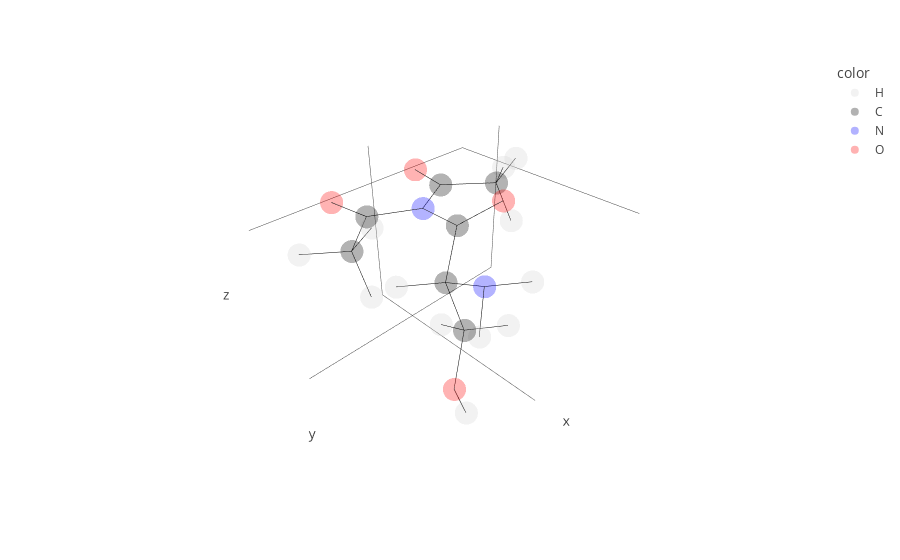

This figure's notebook cell:
### Markdown cell above
The implementation of the `optimize` method is quite rudimentary and does not consider any particulars of the existing conformation. Hence, it may not produce satisfactory results, especially for smaller structures such as our toy example. However, we can set up a more intricate optimization by ourself with not too much extra effort.

The steps are always the same:
- generate a `ResidueGraph` from your molecule to optimize
- make the graph "detailed" 
- choose which bonds within your molecule to rotate around
- generate an environment of your choice from your graph and rotatable bonds
- choose an optimization function and call it on your environment
- apply the solution back to your molecule

### Code cell
from biobuild import optimizers

# generate a residue graph
graph = new.make_residue_graph()
graph.make_detailed(True, True, 0.1)

# choose only the the bond between N1 and C (in serine) to be rotatable
bonds = new.get_bonds("N1", "C")

# let's use the standard "MultiBondRotatron" environment
env = optimizers.MultiBondRotatron(graph, bonds)

# and optimize the geometry using particle-swarm optimization
# we immediately apply the solution to a copy of the molecule
out = optimizers.swarm_optimize(env, molecule=new.copy())

# and check what it looks like
out.show()

### Figure 1 — Plotly figure (JSON) as saved in the notebook; plotly's stock layout.template omitted (floating-point values rounded to 4 significant figures)
{"data": [{"hovertemplate": "<b>%{hovertext}</b><br><br>color=H<br>x=%{x}<br>y=%{y}<br>z=%{z}<extra></extra>", "hovertext": ["H2", "H3", "H4", "H5", "H6", "H7", "H", "H2", "HA", "HB2", "HB3", "HG"], "legendgroup": "H", "marker": {"color": "lightgray", "opacity": 0.3, "symbol": "circle"}, "mode": "markers", "name": "H", "scene": "scene", "showlegend": true, "type": "scatter3d", "x": [3.326, 2.382, 2.287, -2.326, -2.339, -3.329, 0.4578, 2.007, 2.036, -0.1538, 0.6104, 1.558], "y": [0.4099, 1.507, 1.649, 1.59, 1.571, 0.4071, 4.347, 4.35, 1.966, 3.399, 1.859, 3.664], "z": [0.091, -0.948, 0.8303, -0.8857, 0.9008, -0.0116, -0.05204, -0.5197, -0.6119, -2.18, -2.637, -3.682]}, {"hovertemplate": "<b>%{hovertext}</b><br><br>color=C<br>x=%{x}<br>y=%{y}<br>z=%{z}<extra></extra>", "hovertext": ["C1", "C2", "C3", "C4", "CA", "C", "CB"], "legendgroup": "C", "marker": {"color": "black", "opacity": 0.3, "symbol": "circle"}, "mode": "markers", "name": "C", "scene": "scene", "showlegend": true, "type": "scatter3d", "x": [1.234, -1.234, 2.381, -2.381, 1.121, -0.0002159, 0.7621], "y": [-0.0239, -0.024, 0.9511, 0.9515, 2.555, 1.802, 2.81], "z": [0.0049, -0.0009, -0.0062, 0.0007, -0.6648, 0.004032, -2.129]}, {"hovertemplate": "<b>%{hovertext}</b><br><br>color=N<br>x=%{x}<br>y=%{y}<br>z=%{z}<extra></extra>", "hovertext": ["N1", "N"], "legendgroup": "N", "marker": {"color": "blue", "opacity": 0.3, "symbol": "circle"}, "mode": "markers", "name": "N", "scene": "scene", "showlegend": true, "type": "scatter3d", "x": [-0.0001, 1.325], "y": [0.6228, 3.838], "z": [0.0038, 0.0204]}, {"hovertemplate": "<b>%{hovertext}</b><br><br>color=O<br>x=%{x}<br>y=%{y}<br>z=%{z}<extra></extra>", "hovertext": ["O1", "O2", "O", "OG"], "legendgroup": "O", "marker": {"color": "red", "opacity": 0.3, "symbol": "circle"}, "mode": "markers", "name": "O", "scene": "scene", "showlegend": true, "type": "scatter3d", "x": [1.413, -1.413, -0.8978, 1.824], "y": [-1.239, -1.239, 2.406, 3.525], "z": [0.0021, -0.0045, 0.5398, -2.762]}, {"hoverinfo": "skip", "line": {"color": "black", "width": 1}, "mode": "lines", "showlegend": false, "type": "scatter3d", "x": [1.413, 1.234], "y": [-1.239, -0.0239], "z": [0.0021, 0.0049]}, {"hoverinfo": "skip", "line": {"color": "black", "width": 1}, "mode": "lines", "showlegend": false, "type": "scatter3d", "x": [-1.413, -1.234], "y": [-1.239, -0.024], "z": [-0.0045, -0.0009]}, {"hoverinfo": "skip", "line": {"color": "black", "width": 1}, "mode": "lines", "showlegend": false, "type": "scatter3d", "x": [-0.0001, 1.234], "y": [0.6228, -0.0239], "z": [0.0038, 0.0049]}, {"hoverinfo": "skip", "line": {"color": "black", "width": 1}, "mode": "lines", "showlegend": false, "type": "scatter3d", "x": [-0.0001, -1.234], "y": [0.6228, -0.024], "z": [0.0038, -0.0009]}, {"hoverinfo": "skip", "line": {"color": "black", "width": 1}, "mode": "lines", "showlegend": false, "type": "scatter3d", "x": [1.234, 2.381], "y": [-0.0239, 0.9511], "z": [0.0049, -0.0062]}, {"hoverinfo": "skip", "line": {"color": "black", "width": 1}, "mode": "lines", "showlegend": false, "type": "scatter3d", "x": [-1.234, -2.381], "y": [-0.024, 0.9515], "z": [-0.0009, 0.0007]}, {"hoverinfo": "skip", "line": {"color": "black", "width": 1}, "mode": "lines", "showlegend": false, "type": "scatter3d", "x": [2.381, 3.326], "y": [0.9511, 0.4099], "z": [-0.0062, 0.091]}, {"hoverinfo": "skip", "line": {"color": "black", "width": 1}, "mode": "lines", "showlegend": false, "type": "scatter3d", "x": [2.381, 2.382], "y": [0.9511, 1.507], "z": [-0.0062, -0.948]}, {"hoverinfo": "skip", "line": {"color": "black", "width": 1}, "mode": "lines", "showlegend": false, "type": "scatter3d", "x": [2.381, 2.287], "y": [0.9511, 1.649], "z": [-0.0062, 0.8303]}, {"hoverinfo": "skip", "line": {"color": "black", "width": 1}, "mode": "lines", "showlegend": false, "type": "scatter3d", "x": [-2.381, -2.326], "y": [0.9515, 1.59], "z": [0.0007, -0.8857]}, {"hoverinfo": "skip", "line": {"color": "black", "width": 1}, "mode": "lines", "showlegend": false, "type": "scatter3d", "x": [-2.381, -2.339], "y": [0.9515, 1.571], "z": [0.0007, 0.9008]}, {"hoverinfo": "skip", "line": {"color": "black", "width": 1}, "mode": "lines", "showlegend": false, "type": "scatter3d", "x": [-2.381, -3.329], "y": [0.9515, 0.4071], "z": [0.0007, -0.0116]}, {"hoverinfo": "skip", "line": {"color": "black", "width": 1}, "mode": "lines", "showlegend": false, "type": "scatter3d", "x": [1.325, 1.121], "y": [3.838, 2.555], "z": [0.0204, -0.6648]}, {"hoverinfo": "skip", "line": {"color": "black", "width": 1}, "mode": "lines", "showlegend": false, "type": "scatter3d", "x": [1.325, 0.4578], "y": [3.838, 4.347], "z": [0.0204, -0.05204]}, {"hoverinfo": "skip", "line": {"color": "black", "width": 1}, "mode": "lines", "showlegend": false, "type": "scatter3d", "x": [1.325, 2.007], "y": [3.838, 4.35], "z": [0.0204, -0.5197]}, {"hoverinfo": "skip", "line": {"color": "black", "width": 1}, "mode": "lines", "showlegend": false, "type": "scatter3d", "x": [1.121, -0.0002159], "y": [2.555, 1.802], "z": [-0.6648, 0.004032]}, {"hoverinfo": "skip", "line": {"color": "black", "width": 1}, "mode": "lines", "showlegend": false, "type": "scatter3d", "x": [1.121, 0.7621], "y": [2.555, 2.81], "z": [-0.6648, -2.129]}, {"hoverinfo": "skip", "line": {"color": "black", "width": 1}, "mode": "lines", "showlegend": false, "type": "scatter3d", "x": [1.121, 2.036], "y": [2.555, 1.966], "z": [-0.6648, -0.6119]}, {"hoverinfo": "skip", "line": {"color": "black", "width": 1}, "mode": "lines", "showlegend": false, "type": "scatter3d", "x": [-0.0002159, -0.8978], "y": [1.802, 2.406], "z": [0.004032, 0.5398]}, {"hoverinfo": "skip", "line": {"color": "black", "width": 1}, "mode": "lines", "showlegend": false, "type": "scatter3d", "x": [-0.0002159, -0.8978], "y": [1.802, 2.406], "z": [0.004032, 0.5398]}, {"hoverinfo": "skip", "line": {"color": "black", "width": 1}, "mode": "lines", "showlegend": false, "type": "scatter3d", "x": [0.7621, 1.824], "y": [2.81, 3.525], "z": [-2.129, -2.762]}, {"hoverinfo": "skip", "line": {"color": "black", "width": 1}, "mode": "lines", "showlegend": false, "type": "scatter3d", "x": [0.7621, -0.1538], "y": [2.81, 3.399], "z": [-2.129, -2.18]}, {"hoverinfo": "skip", "line": {"color": "black", "width": 1}, "mode": "lines", "showlegend": false, "type": "scatter3d", "x": [0.7621, 0.6104], "y": [2.81, 1.859], "z": [-2.129, -2.637]}, {"hoverinfo": "skip", "line": {"color": "black", "width": 1}, "mode": "lines", "showlegend": false, "type": "scatter3d", "x": [1.824, 1.558], "y": [3.525, 3.664], "z": [-2.762, -3.682]}, {"hoverinfo": "skip", "line": {"color": "black", "width": 1}, "mode": "lines", "showlegend": false, "type": "scatter3d", "x": [-0.0001, -0.0002159], "y": [0.6228, 1.802], "z": [0.0038, 0.004032]}], "layout": {"legend": {"title": {"text": "color"}, "tracegroupgap": 0}, "margin": {"t": 60}, "scene": {"domain": {"x": [0, 1], "y": [0, 1]}, "xaxis": {"showgrid": false, "showline": false, "showticklabels": false, "title": {"text": "x"}}, "yaxis": {"showgrid": false, "showline": false, "showticklabels": false, "title": {"text": "y"}}, "zaxis": {"showgrid": false, "showline": false, "showticklabels": false, "title": {"text": "z"}}}}}
